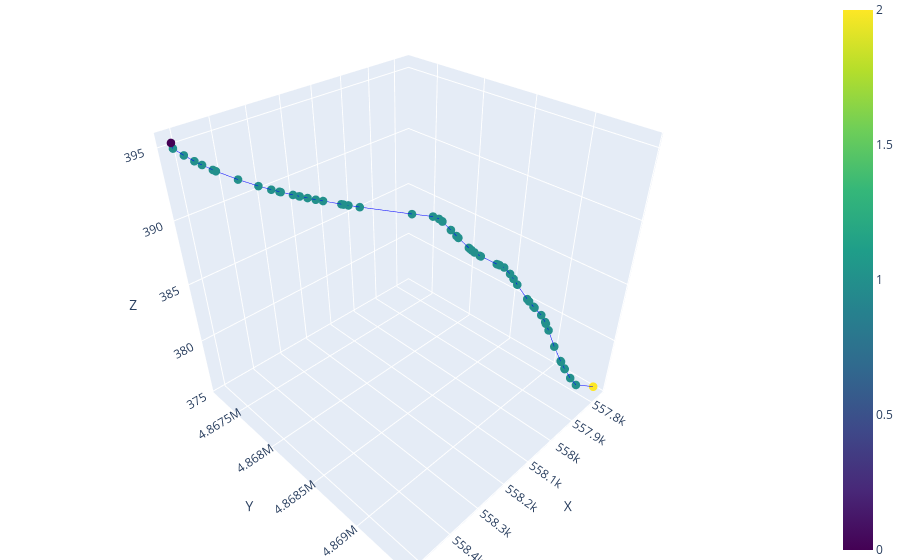

Notebook code cell kept with this figure:
### Markdown cell above
# Load Network

### Code cell
network_dir = '../../data/networks/single_conduit/pykasso_n58'
network = ok.load_network_data(f'{network_dir}/nodes.csv', f'{network_dir}/edges.csv')
network.extract_diffuse_inlets()
network.plot_3D_network(node_color = 'type')

### Figure 1 — Plotly figure (JSON) as saved in the notebook; plotly's stock layout.template omitted (floating-point values rounded to 4 significant figures)
{"data": [{"line": {"color": "blue", "width": 1}, "mode": "lines", "showlegend": false, "type": "scatter3d", "x": [558500.0, 558500.0], "y": [4867000.0, 4867000.0], "z": [395.3, 395.0]}, {"line": {"color": "blue", "width": 1}, "mode": "lines", "showlegend": false, "type": "scatter3d", "x": [558500.0, 558500.0], "y": [4867000.0, 4867000.0], "z": [395.0, 394.5]}, {"line": {"color": "blue", "width": 1}, "mode": "lines", "showlegend": false, "type": "scatter3d", "x": [558500.0, 558500.0], "y": [4867000.0, 4867000.0], "z": [394.5, 394.2]}, {"line": {"color": "blue", "width": 1}, "mode": "lines", "showlegend": false, "type": "scatter3d", "x": [558500.0, 558500.0], "y": [4867000.0, 4867000.0], "z": [394.2, 393.9]}, {"line": {"color": "blue", "width": 1}, "mode": "lines", "showlegend": false, "type": "scatter3d", "x": [558500.0, 558500.0], "y": [4867000.0, 4867000.0], "z": [393.9, 393.6]}, {"line": {"color": "blue", "width": 1}, "mode": "lines", "showlegend": false, "type": "scatter3d", "x": [558500.0, 558500.0], "y": [4867000.0, 4867000.0], "z": [393.6, 393.5]}, {"line": {"color": "blue", "width": 1}, "mode": "lines", "showlegend": false, "type": "scatter3d", "x": [558500.0, 558400.0], "y": [4867000.0, 4868000.0], "z": [393.5, 392.9]}, {"line": {"color": "blue", "width": 1}, "mode": "lines", "showlegend": false, "type": "scatter3d", "x": [558400.0, 558400.0], "y": [4868000.0, 4868000.0], "z": [392.9, 392.5]}, {"line": {"color": "blue", "width": 1}, "mode": "lines", "showlegend": false, "type": "scatter3d", "x": [558400.0, 558400.0], "y": [4868000.0, 4868000.0], "z": [392.5, 392.3]}, {"line": {"color": "blue", "width": 1}, "mode": "lines", "showlegend": false, "type": "scatter3d", "x": [558400.0, 558400.0], "y": [4868000.0, 4868000.0], "z": [392.3, 392.1]}, {"line": {"color": "blue", "width": 1}, "mode": "lines", "showlegend": false, "type": "scatter3d", "x": [558400.0, 558400.0], "y": [4868000.0, 4868000.0], "z": [392.1, 392.1]}, {"line": {"color": "blue", "width": 1}, "mode": "lines", "showlegend": false, "type": "scatter3d", "x": [558400.0, 558300.0], "y": [4868000.0, 4868000.0], "z": [392.1, 391.9]}, {"line": {"color": "blue", "width": 1}, "mode": "lines", "showlegend": false, "type": "scatter3d", "x": [558300.0, 558300.0], "y": [4868000.0, 4868000.0], "z": [391.9, 391.8]}, {"line": {"color": "blue", "width": 1}, "mode": "lines", "showlegend": false, "type": "scatter3d", "x": [558300.0, 558300.0], "y": [4868000.0, 4868000.0], "z": [391.8, 391.8]}, {"line": {"color": "blue", "width": 1}, "mode": "lines", "showlegend": false, "type": "scatter3d", "x": [558300.0, 558300.0], "y": [4868000.0, 4868000.0], "z": [391.8, 391.7]}, {"line": {"color": "blue", "width": 1}, "mode": "lines", "showlegend": false, "type": "scatter3d", "x": [558300.0, 558300.0], "y": [4868000.0, 4868000.0], "z": [391.7, 391.6]}, {"line": {"color": "blue", "width": 1}, "mode": "lines", "showlegend": false, "type": "scatter3d", "x": [558300.0, 558300.0], "y": [4868000.0, 4868000.0], "z": [391.6, 391.5]}, {"line": {"color": "blue", "width": 1}, "mode": "lines", "showlegend": false, "type": "scatter3d", "x": [558300.0, 558300.0], "y": [4868000.0, 4868000.0], "z": [391.5, 391.3]}, {"line": {"color": "blue", "width": 1}, "mode": "lines", "showlegend": false, "type": "scatter3d", "x": [558300.0, 558300.0], "y": [4868000.0, 4868000.0], "z": [391.3, 391.3]}, {"line": {"color": "blue", "width": 1}, "mode": "lines", "showlegend": false, "type": "scatter3d", "x": [558300.0, 558200.0], "y": [4868000.0, 4868000.0], "z": [391.3, 391.2]}, {"line": {"color": "blue", "width": 1}, "mode": "lines", "showlegend": false, "type": "scatter3d", "x": [558200.0, 558200.0], "y": [4868000.0, 4868000.0], "z": [391.2, 391.1]}, {"line": {"color": "blue", "width": 1}, "mode": "lines", "showlegend": false, "type": "scatter3d", "x": [558200.0, 558100.0], "y": [4868000.0, 4868000.0], "z": [391.1, 390.6]}, {"line": {"color": "blue", "width": 1}, "mode": "lines", "showlegend": false, "type": "scatter3d", "x": [558100.0, 558100.0], "y": [4868000.0, 4868000.0], "z": [390.6, 390.4]}, {"line": {"color": "blue", "width": 1}, "mode": "lines", "showlegend": false, "type": "scatter3d", "x": [558100.0, 558100.0], "y": [4868000.0, 4868000.0], "z": [390.4, 390.3]}, {"line": {"color": "blue", "width": 1}, "mode": "lines", "showlegend": false, "type": "scatter3d", "x": [558100.0, 558100.0], "y": [4868000.0, 4869000.0], "z": [390.3, 390.1]}, {"line": {"color": "blue", "width": 1}, "mode": "lines", "showlegend": false, "type": "scatter3d", "x": [558100.0, 558100.0], "y": [4869000.0, 4869000.0], "z": [390.1, 390.1]}, {"line": {"color": "blue", "width": 1}, "mode": "lines", "showlegend": false, "type": "scatter3d", "x": [558100.0, 558100.0], "y": [4869000.0, 4869000.0], "z": [390.1, 389.4]}, {"line": {"color": "blue", "width": 1}, "mode": "lines", "showlegend": false, "type": "scatter3d", "x": [558100.0, 558100.0], "y": [4869000.0, 4869000.0], "z": [389.4, 389.0]}, {"line": {"color": "blue", "width": 1}, "mode": "lines", "showlegend": false, "type": "scatter3d", "x": [558100.0, 558100.0], "y": [4869000.0, 4869000.0], "z": [389.0, 388.8]}, {"line": {"color": "blue", "width": 1}, "mode": "lines", "showlegend": false, "type": "scatter3d", "x": [558100.0, 558000.0], "y": [4869000.0, 4869000.0], "z": [388.8, 388.1]}, {"line": {"color": "blue", "width": 1}, "mode": "lines", "showlegend": false, "type": "scatter3d", "x": [558000.0, 558000.0], "y": [4869000.0, 4869000.0], "z": [388.1, 388.0]}, {"line": {"color": "blue", "width": 1}, "mode": "lines", "showlegend": false, "type": "scatter3d", "x": [558000.0, 558000.0], "y": [4869000.0, 4869000.0], "z": [388.0, 387.9]}, {"line": {"color": "blue", "width": 1}, "mode": "lines", "showlegend": false, "type": "scatter3d", "x": [558000.0, 558000.0], "y": [4869000.0, 4869000.0], "z": [387.9, 387.7]}, {"line": {"color": "blue", "width": 1}, "mode": "lines", "showlegend": false, "type": "scatter3d", "x": [558000.0, 558000.0], "y": [4869000.0, 4869000.0], "z": [387.7, 387.5]}, {"line": {"color": "blue", "width": 1}, "mode": "lines", "showlegend": false, "type": "scatter3d", "x": [558000.0, 558000.0], "y": [4869000.0, 4869000.0], "z": [387.5, 387.4]}, {"line": {"color": "blue", "width": 1}, "mode": "lines", "showlegend": false, "type": "scatter3d", "x": [558000.0, 558000.0], "y": [4869000.0, 4869000.0], "z": [387.4, 386.8]}, {"line": {"color": "blue", "width": 1}, "mode": "lines", "showlegend": false, "type": "scatter3d", "x": [558000.0, 558000.0], "y": [4869000.0, 4869000.0], "z": [386.8, 386.8]}, {"line": {"color": "blue", "width": 1}, "mode": "lines", "showlegend": false, "type": "scatter3d", "x": [558000.0, 558000.0], "y": [4869000.0, 4869000.0], "z": [386.8, 386.7]}, {"line": {"color": "blue", "width": 1}, "mode": "lines", "showlegend": false, "type": "scatter3d", "x": [558000.0, 558000.0], "y": [4869000.0, 4869000.0], "z": [386.7, 386.5]}, {"line": {"color": "blue", "width": 1}, "mode": "lines", "showlegend": false, "type": "scatter3d", "x": [558000.0, 558000.0], "y": [4869000.0, 4869000.0], "z": [386.5, 386.0]}, {"line": {"color": "blue", "width": 1}, "mode": "lines", "showlegend": false, "type": "scatter3d", "x": [558000.0, 558000.0], "y": [4869000.0, 4869000.0], "z": [386.0, 385.6]}, {"line": {"color": "blue", "width": 1}, "mode": "lines", "showlegend": false, "type": "scatter3d", "x": [558000.0, 557900.0], "y": [4869000.0, 4869000.0], "z": [385.6, 385.1]}, {"line": {"color": "blue", "width": 1}, "mode": "lines", "showlegend": false, "type": "scatter3d", "x": [557900.0, 557900.0], "y": [4869000.0, 4869000.0], "z": [385.1, 383.9]}, {"line": {"color": "blue", "width": 1}, "mode": "lines", "showlegend": false, "type": "scatter3d", "x": [557900.0, 557900.0], "y": [4869000.0, 4869000.0], "z": [383.9, 383.7]}, {"line": {"color": "blue", "width": 1}, "mode": "lines", "showlegend": false, "type": "scatter3d", "x": [557900.0, 557900.0], "y": [4869000.0, 4869000.0], "z": [383.7, 383.2]}, {"line": {"color": "blue", "width": 1}, "mode": "lines", "showlegend": false, "type": "scatter3d", "x": [557900.0, 557900.0], "y": [4869000.0, 4869000.0], "z": [383.2, 383.1]}, {"line": {"color": "blue", "width": 1}, "mode": "lines", "showlegend": false, "type": "scatter3d", "x": [557900.0, 557900.0], "y": [4869000.0, 4869000.0], "z": [383.1, 382.5]}, {"line": {"color": "blue", "width": 1}, "mode": "lines", "showlegend": false, "type": "scatter3d", "x": [557900.0, 557900.0], "y": [4869000.0, 4869000.0], "z": [382.5, 381.9]}, {"line": {"color": "blue", "width": 1}, "mode": "lines", "showlegend": false, "type": "scatter3d", "x": [557900.0, 557900.0], "y": [4869000.0, 4869000.0], "z": [381.9, 381.7]}, {"line": {"color": "blue", "width": 1}, "mode": "lines", "showlegend": false, "type": "scatter3d", "x": [557900.0, 557900.0], "y": [4869000.0, 4869000.0], "z": [381.7, 381.1]}, {"line": {"color": "blue", "width": 1}, "mode": "lines", "showlegend": false, "type": "scatter3d", "x": [557900.0, 557900.0], "y": [4869000.0, 4869000.0], "z": [381.1, 379.6]}, {"line": {"color": "blue", "width": 1}, "mode": "lines", "showlegend": false, "type": "scatter3d", "x": [557900.0, 557800.0], "y": [4869000.0, 4869000.0], "z": [379.6, 378.1]}, {"line": {"color": "blue", "width": 1}, "mode": "lines", "showlegend": false, "type": "scatter3d", "x": [557800.0, 557800.0], "y": [4869000.0, 4869000.0], "z": [378.1, 378.1]}, {"line": {"color": "blue", "width": 1}, "mode": "lines", "showlegend": false, "type": "scatter3d", "x": [557800.0, 557800.0], "y": [4869000.0, 4869000.0], "z": [378.1, 377.4]}, {"line": {"color": "blue", "width": 1}, "mode": "lines", "showlegend": false, "type": "scatter3d", "x": [557800.0, 557800.0], "y": [4869000.0, 4869000.0], "z": [377.4, 377.3]}, {"line": {"color": "blue", "width": 1}, "mode": "lines", "showlegend": false, "type": "scatter3d", "x": [557800.0, 557800.0], "y": [4869000.0, 4869000.0], "z": [377.3, 376.4]}, {"line": {"color": "blue", "width": 1}, "mode": "lines", "showlegend": false, "type": "scatter3d", "x": [557800.0, 557800.0], "y": [4869000.0, 4869000.0], "z": [376.4, 375.7]}, {"line": {"color": "blue", "width": 1}, "mode": "lines", "showlegend": false, "type": "scatter3d", "x": [557800.0, 557800.0], "y": [4869000.0, 4869000.0], "z": [375.7, 375.5]}, {"marker": {"color": [0, 1, 1, 1, 1, 1, 1, 1, 1, 1, 1, 1, 1, 1, 1, 1, 1, 1, 1, 1, 1, 1, 1, 1, 1, 1, 1, 1, 1, 1, 1, 1, 1, 1, 1, 1, 1, 1, 1, 1, 1, 1, 1, 1, 1, 1, 1, 1, 1, 1, 1, 1, 1, 1, 1, 1, 1, 1, 2], "colorscale": [[0, "#440154"], [0.1111, "#482878"], [0.2222, "#3e4989"], [0.3333, "#31688e"], [0.4444, "#26828e"], [0.5556, "#1f9e89"], [0.6667, "#35b779"], [0.7778, "#6ece58"], [0.8889, "#b5de2b"], [1, "#fde725"]], "showscale": true, "size": 5}, "mode": "markers", "showlegend": false, "type": "scatter3d", "x": [558500.0, 558500.0, 558500.0, 558500.0, 558500.0, 558500.0, 558500.0, 558400.0, 558400.0, 558400.0, 558400.0, 558400.0, 558300.0, 558300.0, 558300.0, 558300.0, 558300.0, 558300.0, 558300.0, 558300.0, 558200.0, 558200.0, 558100.0, 558100.0, 558100.0, 558100.0, 558100.0, 558100.0, 558100.0, 558100.0, 558000.0, 558000.0, 558000.0, 558000.0, 558000.0, 558000.0, 558000.0, 558000.0, 558000.0, 558000.0, 558000.0, 558000.0, 557900.0, 557900.0, 557900.0, 557900.0, 557900.0, 557900.0, 557900.0, 557900.0, 557900.0, 557900.0, 557800.0, 557800.0, 557800.0, 557800.0, 557800.0, 557800.0, 557800.0], "y": [4867000.0, 4867000.0, 4867000.0, 4867000.0, 4867000.0, 4867000.0, 4867000.0, 4868000.0, 4868000.0, 4868000.0, 4868000.0, 4868000.0, 4868000.0, 4868000.0, 4868000.0, 4868000.0, 4868000.0, 4868000.0, 4868000.0, 4868000.0, 4868000.0, 4868000.0, 4868000.0, 4868000.0, 4868000.0, 4869000.0, 4869000.0, 4869000.0, 4869000.0, 4869000.0, 4869000.0, 4869000.0, 4869000.0, 4869000.0, 4869000.0, 4869000.0, 4869000.0, 4869000.0, 4869000.0, 4869000.0, 4869000.0, 4869000.0, 4869000.0, 4869000.0, 4869000.0, 4869000.0, 4869000.0, 4869000.0, 4869000.0, 4869000.0, 4869000.0, 4869000.0, 4869000.0, 4869000.0, 4869000.0, 4869000.0, 4869000.0, 4869000.0, 4869000.0], "z": [395.3, 395.0, 394.5, 394.2, 393.9, 393.6, 393.5, 392.9, 392.5, 392.3, 392.1, 392.1, 391.9, 391.8, 391.8, 391.7, 391.6, 391.5, 391.3, 391.3, 391.2, 391.1, 390.6, 390.4, 390.3, 390.1, 390.1, 389.4, 389.0, 388.8, 388.1, 388.0, 387.9, 387.7, 387.5, 387.4, 386.8, 386.8, 386.7, 386.5, 386.0, 385.6, 385.1, 383.9, 383.7, 383.2, 383.1, 382.5, 381.9, 381.7, 381.1, 379.6, 378.1, 378.1, 377.4, 377.3, 376.4, 375.7, 375.5]}], "layout": {"margin": {"b": 0, "l": 0, "r": 0, "t": 0}, "scene": {"xaxis": {"title": {"text": "X"}}, "yaxis": {"title": {"text": "Y"}}, "zaxis": {"title": {"text": "Z"}}}}}
